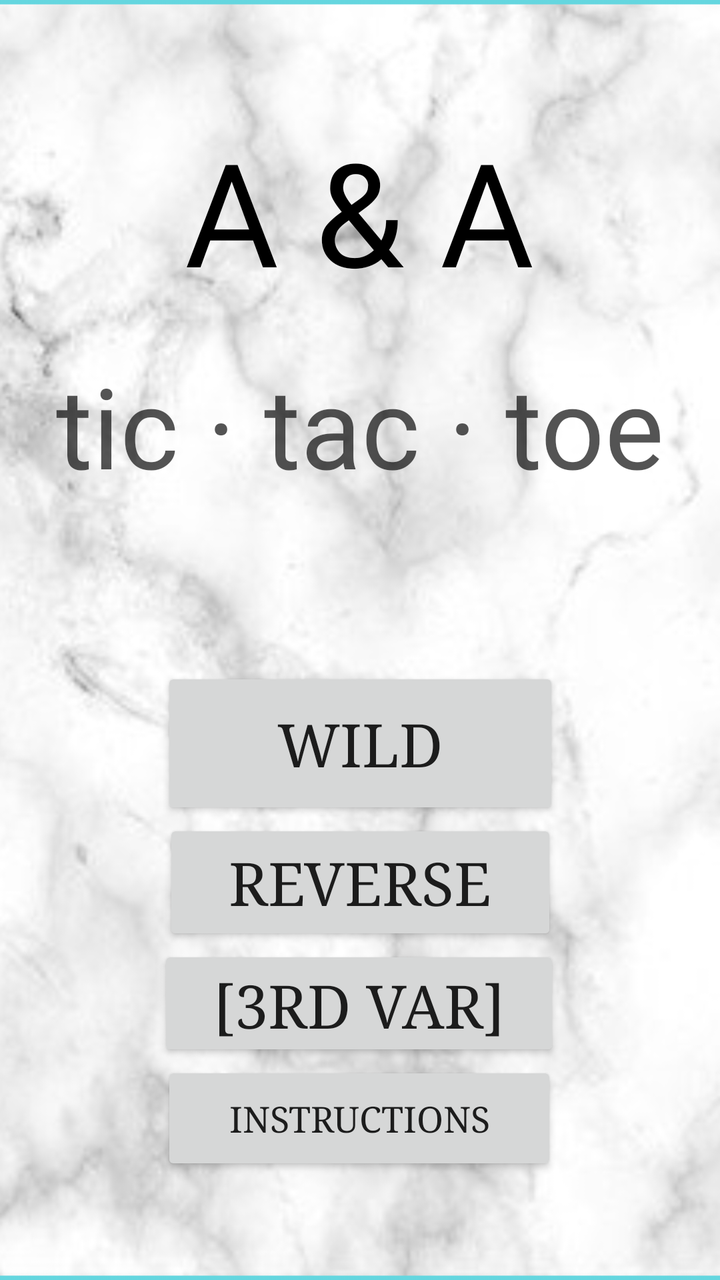
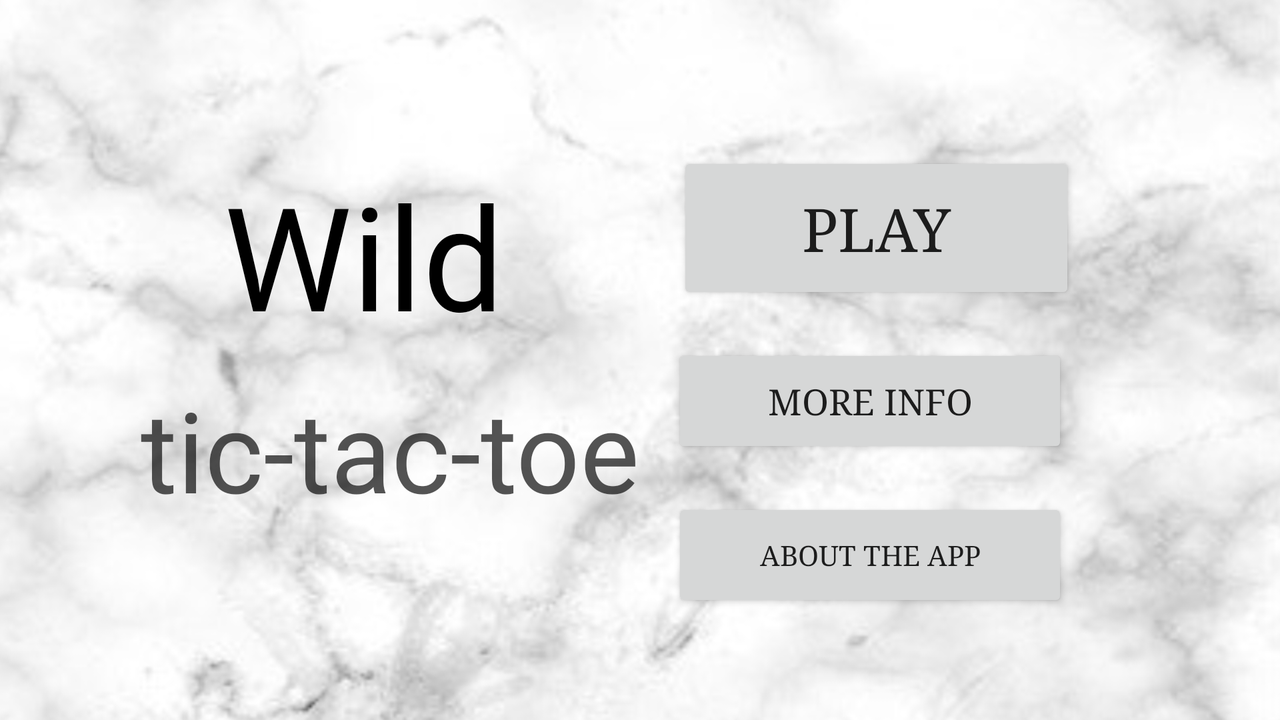

One screen, two layout resources from the same app: the default and the repository's alternative for another configuration. Each is rendered where Android would select it; the XML of both is given below.
<!-- AndroidManifest.xml: application theme AppTheme -->
<!-- res/layout/activity_main.xml -->
<?xml version="1.0" encoding="utf-8"?>
<androidx.constraintlayout.widget.ConstraintLayout xmlns:android="http://schemas.android.com/apk/res/android"
    xmlns:app="http://schemas.android.com/apk/res-auto"
    xmlns:tools="http://schemas.android.com/tools"
    android:background="@drawable/gameplay_background"
    android:layout_width="match_parent"
    android:layout_height="match_parent"
    tools:context=".MainActivity">

    <TextView
        android:id="@+id/title_view"
        android:layout_width="206dp"
        android:layout_height="110dp"
        android:layout_marginBottom="120dp"
        android:fontFamily="@font/abril_fatface"
        android:text="A &amp; A"
        android:textAlignment="center"
        android:textColor="#000000"
        android:textSize="72sp"
        app:layout_constraintBottom_toBottomOf="parent"
        app:layout_constraintHorizontal_bias="0.497"
        app:layout_constraintLeft_toLeftOf="parent"
        app:layout_constraintRight_toRightOf="parent"
        app:layout_constraintTop_toTopOf="parent"
        app:layout_constraintVertical_bias="0.13999999" />

    <Button
        android:id="@+id/playButton"
        android:layout_width="199dp"
        android:layout_height="76dp"
        android:layout_marginBottom="64dp"
        android:fontFamily="serif"
        android:text="WILD"
        android:textSize="30sp"
        app:layout_constraintBottom_toBottomOf="parent"
        app:layout_constraintEnd_toEndOf="parent"
        app:layout_constraintStart_toStartOf="parent"
        app:layout_constraintTop_toBottomOf="@+id/title_view" />

    <Button
        android:id="@+id/reverse_tic_tac_toe_imageButton"
        android:layout_width="197dp"
        android:layout_height="63dp"
        android:fontFamily="serif"
        android:text="REVERSE"
        android:textSize="30sp"
        app:layout_constraintBottom_toBottomOf="parent"
        app:layout_constraintEnd_toEndOf="parent"
        app:layout_constraintStart_toStartOf="parent"
        app:layout_constraintTop_toBottomOf="@+id/playButton"
        app:layout_constraintVertical_bias="0.0" />

    <Button
        android:id="@+id/moreInfoButton"
        android:layout_width="201dp"
        android:layout_height="58dp"
        android:fontFamily="serif"
        android:text="[3rd var]"
        android:textSize="30sp"
        app:layout_constraintEnd_toEndOf="parent"
        app:layout_constraintHorizontal_bias="0.497"
        app:layout_constraintStart_toStartOf="parent"
        app:layout_constraintTop_toBottomOf="@+id/reverse_tic_tac_toe_imageButton" />

    <Button
        android:id="@+id/aboutTheAppButton"
        android:layout_width="198dp"
        android:layout_height="57dp"
        android:fontFamily="serif"
        android:text="INSTRUCTIONS"
        android:textSize="18sp"
        app:layout_constraintEnd_toEndOf="parent"
        app:layout_constraintHorizontal_bias="0.497"
        app:layout_constraintStart_toStartOf="parent"
        app:layout_constraintTop_toBottomOf="@+id/moreInfoButton" />

    <TextView
        android:id="@+id/textView5"
        android:layout_width="wrap_content"
        android:layout_height="wrap_content"
        android:layout_marginTop="8dp"
        android:fontFamily="@font/alegreya_sans_light"
        android:text="tic · tac · toe"
        android:textColor="#AB000000"
        android:textSize="56sp"
        app:layout_constraintEnd_toEndOf="parent"
        app:layout_constraintStart_toStartOf="parent"
        app:layout_constraintTop_toBottomOf="@+id/title_view" />

</androidx.constraintlayout.widget.ConstraintLayout>
<!-- resources referenced by this layout -->
<resources>
  <!-- drawable gameplay_background: png bitmap (drawable, 458934 bytes) -->
  <style name="AppTheme" parent="Theme.AppCompat.Light.DarkActionBar">
          
          <item name="colorPrimary">@color/colorPrimary</item>
          <item name="colorPrimaryDark">@color/colorPrimaryDark</item>
          <item name="colorAccent">@color/colorAccent</item>
      </style>
  <color name="colorPrimary">#180526</color>
  <color name="colorPrimaryDark">#26050f</color>
  <color name="colorAccent">#D81B60</color>
</resources>
<!-- res/layout-land/activity_main.xml (the repository's variant of the layout above) -->
<!-- drawn on the phone turned sideways -->
<?xml version="1.0" encoding="utf-8"?>
<androidx.constraintlayout.widget.ConstraintLayout xmlns:android="http://schemas.android.com/apk/res/android"
    xmlns:app="http://schemas.android.com/apk/res-auto"
    xmlns:tools="http://schemas.android.com/tools"
    android:layout_width="match_parent"
    android:layout_height="match_parent"
    android:background="@drawable/gameplay_background_landscape"
    tools:context=".MainActivity">

    <TextView
        android:id="@+id/title_view"
        android:layout_width="165dp"
        android:layout_height="108dp"
        android:layout_marginBottom="120dp"
        android:fontFamily="@font/abril_fatface"
        android:text="Wild"
        android:textAlignment="center"
        android:textColor="#000000"
        android:textSize="72sp"
        app:layout_constraintBottom_toBottomOf="parent"
        app:layout_constraintHorizontal_bias="0.21"
        app:layout_constraintLeft_toLeftOf="parent"
        app:layout_constraintRight_toRightOf="parent"
        app:layout_constraintTop_toTopOf="parent"
        app:layout_constraintVertical_bias="0.601" />

    <Button
        android:id="@+id/playButton"
        android:layout_width="199dp"
        android:layout_height="76dp"
        android:layout_marginBottom="64dp"
        android:fontFamily="serif"
        android:text="PLAY"
        android:textSize="30sp"
        app:layout_constraintBottom_toBottomOf="parent"
        app:layout_constraintEnd_toEndOf="parent"
        app:layout_constraintHorizontal_bias="0.768"
        app:layout_constraintStart_toStartOf="parent"
        app:layout_constraintTop_toTopOf="parent"
        app:layout_constraintVertical_bias="0.346" />

    <Button
        android:id="@+id/random_tic_tac_toe_imageButton"
        android:layout_width="198dp"
        android:layout_height="57dp"
        android:layout_marginTop="20dp"
        android:fontFamily="serif"
        android:text="MORE INFO"
        android:textSize="18sp"
        app:layout_constraintEnd_toEndOf="parent"
        app:layout_constraintHorizontal_bias="0.76"
        app:layout_constraintStart_toStartOf="parent"
        app:layout_constraintTop_toBottomOf="@+id/playButton" />

    <Button
        android:id="@+id/aboutTheAppButton"
        android:layout_width="198dp"
        android:layout_height="57dp"
        android:layout_marginTop="20dp"
        android:fontFamily="serif"
        android:text="ABOUT THE APP"
        android:textSize="14sp"
        app:layout_constraintEnd_toEndOf="parent"
        app:layout_constraintHorizontal_bias="0.76"
        app:layout_constraintStart_toStartOf="parent"
        app:layout_constraintTop_toBottomOf="@+id/random_tic_tac_toe_imageButton" />

    <TextView
        android:id="@+id/textView5"
        android:layout_width="wrap_content"
        android:layout_height="wrap_content"
        android:fontFamily="@font/alegreya_sans_light"
        android:text="tic-tac-toe"
        android:textColor="#AB000000"
        android:textSize="56sp"
        app:layout_constraintEnd_toEndOf="parent"
        app:layout_constraintHorizontal_bias="0.18"
        app:layout_constraintStart_toStartOf="parent"
        app:layout_constraintTop_toBottomOf="@+id/title_view" />

</androidx.constraintlayout.widget.ConstraintLayout>
<!-- resources referenced by the variant -->
<!-- as the phone turned sideways resolves them -->
<resources>
  <!-- drawable gameplay_background_landscape: png bitmap (drawable, 640114 bytes) -->
  <style name="AppTheme" parent="Theme.AppCompat.Light.DarkActionBar">
          
          <item name="colorPrimary">@color/colorPrimary</item>
          <item name="colorPrimaryDark">@color/colorPrimaryDark</item>
          <item name="colorAccent">@color/colorAccent</item>
      </style>
  <color name="colorPrimary">#180526</color>
  <color name="colorPrimaryDark">#26050f</color>
  <color name="colorAccent">#D81B60</color>
</resources>
